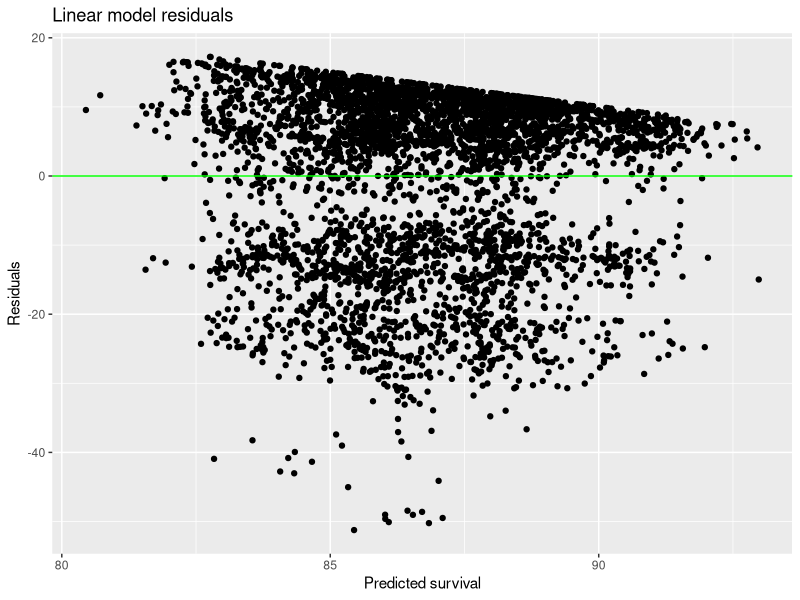
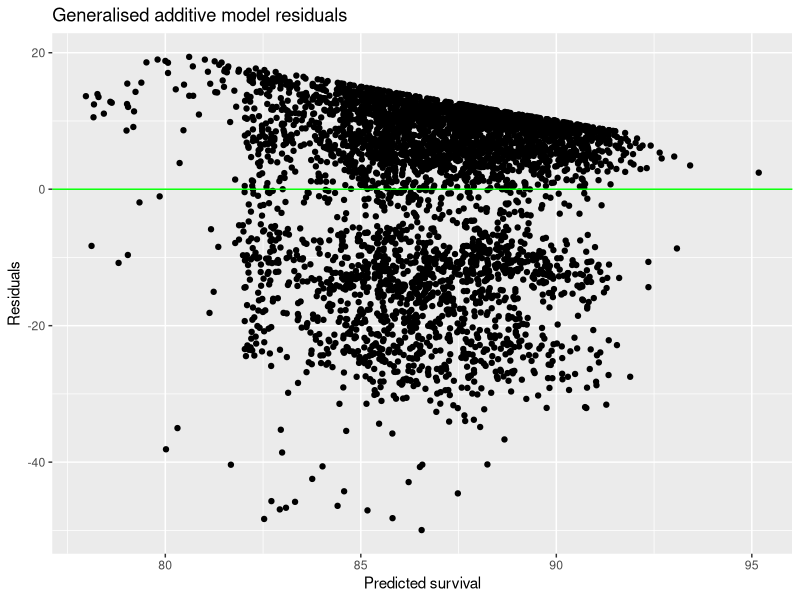
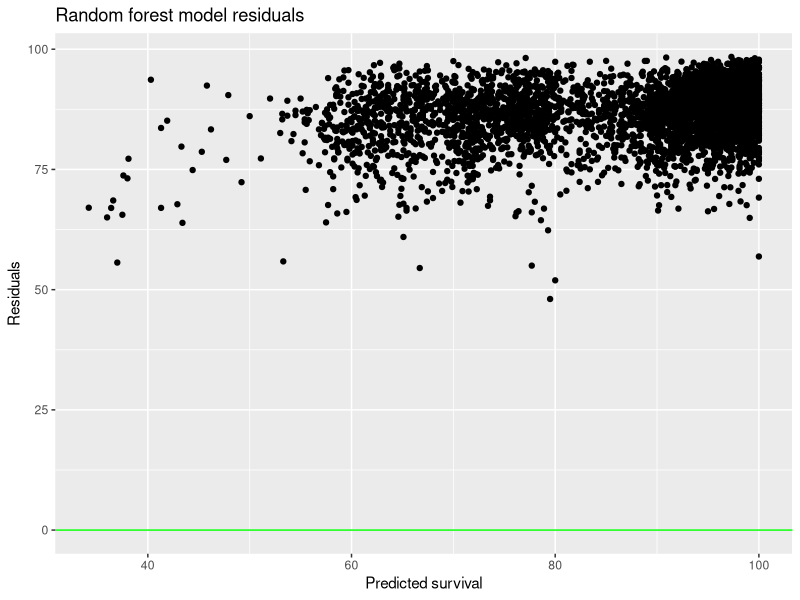

Write R code to recreate these figures, in order.
## ---- chunk 1
library(tidyverse)
library(ggplot2)
library(mgcv)
library(randomForest)
#Import data file
dataset <- read_csv("data/processed/cleaned_data.csv")

#Create a data set of numerical entries from survival change (%) at 36 Months
dataset$KM36 <- as.numeric(dataset$'Kaplan-Meier survival 36m')

#Create a data set of categorical data of Gender
dataset$Gender <- factor(dataset$Gender, levels = c("Male", "Female"))

#Creates a vector which contains column names
dep_cols <- c("Deprivation quintile 1 - most deprived",
              "Deprivation quintile 2",
              "Deprivation quintile 3",
              "Deprivation quintile 4",
              "Deprivation quintile 5 - least deprived")

#We then create a subset of the data set which now contains the deprivation data numerically
dataset[dep_cols] <- lapply(dataset[dep_cols], function(x) as.numeric(as.character(x)))

#Converts that subset to a matrix for better handling
dep_matrix <- as.matrix(dataset[dep_cols])

#Initialize a numerical scale to represent each level of deprivation
dep_scores <- 1:5

#We then use a simple function which calculates the mean deprivation for each row and stores it as a new column
dataset$Dep_Avg <- apply(dep_matrix, 1, function(x) {
  sum(x * dep_scores, na.rm = TRUE) / sum(x, na.rm = TRUE)
})

#Now we need to do a similar thing so we can work with ethnicity, below we are trying to use proportion of white ethnicity as a factor
#Creates a vector to contain column names
ethnicity_cols <- c("Ethnicity - White","Ethnicity - Asian excl Chinese","Ethnicity - Black", "Ethnicity - Chinese", "Ethnicity - Mixed", "Ethnicity - Other", "Ethnicity - Unknown")

#Now creating a subset which contains the ethnicity data numerically
dataset[ethnicity_cols] <- lapply(dataset[ethnicity_cols], function(x) as.numeric(as.character(x)))

#Using the which.max function to find the dominant ethnicity in each group
get_dominant_ethnicity <- function(row) {
  # replace NAs with -Inf so they are ignored by which.max
  row[is.na(row)] <- -Inf
  ethnicity_cols[which.max(row)]
}

#Now storing the dominant ethnicity in a new column
dataset$EthnicityFactor <- as.character(apply(dataset[ethnicity_cols], 1, get_dominant_ethnicity))
#After inspecting this column, dominant ethnicity was either white or unknown, unknown ethnicity often meant no data recorded
#We therefore filtered out the rows with unknown dominant ethnicity
dataset <- dataset[dataset[,25]=="Ethnicity - White",]

#Create a new column that stores the total number of people in the group with known ethnicity
dataset$TotalKnown <- rowSums(dataset[, ethnicity_cols[1:6]], na.rm = TRUE)  # sum all except Unknown

#Compute the proportion of White ethnicity in each row and store as a new column (ignoring Unknown)
dataset$PropWhite <- dataset$`Ethnicity - White` / dataset$TotalKnown

#We have now represented our three factors in a way that can be used in a predictive model for survival rate of each group

#Store and display the results of a multivariable linear regression model
lm_model <- lm(KM36 ~ Dep_Avg + Gender + PropWhite, data = dataset)


#Store and display the results of a GAM model
gam_model <- gam(KM36 ~ s(Dep_Avg) + Gender + PropWhite, data = dataset)



#Random forest cannot work with NAs so we remove them
dataset_rf <- na.omit(dataset[, c("KM36", "Dep_Avg", "Gender", "PropWhite")])
#Note that the dataset loses about 50% of its entries

#Store and display the results of the random forest model
#Chose ntree=1000 since MSE stopped increasing significantly past this
#Chose mtry=2 since there are only three variables
RF_model <- randomForest(KM36 ~ Dep_Avg + Gender + PropWhite, data=dataset_rf, ntree=1000,mtry=2,importance=TRUE)


#Store residual data and plot with a straight line on y=0 to show where residuals should lie
lm_residual <- resid(lm_model)
lm_fitted <- fitted(lm_model)
dataframe_1 <- data.frame(Fitted=lm_fitted, Residuals=lm_residual)
plot_1<-ggplot(data=dataframe_1,aes(x=Fitted, y=Residuals))+
  geom_point() +
  labs(title = "Linear model residuals", x= "Predicted survival", y= "Residuals") +
  geom_hline(yintercept = 0,color='green')



#Residuals plot for GAM model
gam_residual <- resid(gam_model)
gam_fitted <- fitted(gam_model)
dataframe_2 <- data.frame(Fitted=gam_fitted, Residuals=gam_residual)
plot_2<-ggplot(data=dataframe_2,aes(x=Fitted, y=Residuals))+
  geom_point() +
  labs(title = "Generalised additive model residuals", x= "Predicted survival", y= "Residuals") +
  geom_hline(yintercept = 0,color='green')

#Residuals plot for RF model
rf_residual <- RF_model$predicted
rf_fitted <- dataset_rf$KM36
dataframe_3 <- data.frame(Fitted=rf_fitted, Residuals=rf_residual)
plot_3<-ggplot(data=dataframe_3,aes(x=Fitted, y=Residuals))+
  geom_point() +
  labs(title = "Random forest model residuals", x= "Predicted survival", y= "Residuals") +
  geom_hline(yintercept = 0,color='green')

## ---- chunk 2
summary(lm_model)
print(plot_1)
summary(gam_model)
print(plot_2)
print(RF_model)
print(plot_3)
